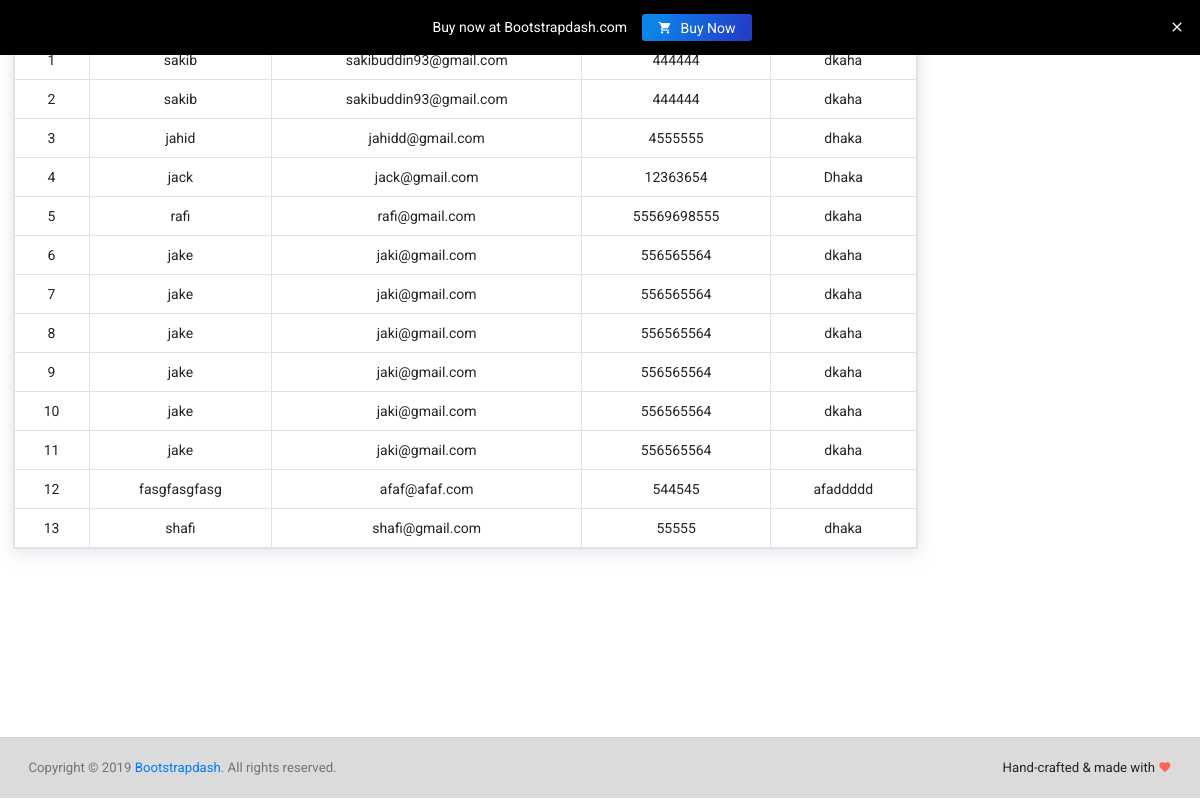
/demo_1/pages/tables/table.php, run on the app's committed database.
### tables this page shows
CREATE TABLE `users` (
  `id` int(11) NOT NULL,
  `name` varchar(200) NOT NULL,
  `email` varchar(200) NOT NULL,
  `password` varchar(50) NOT NULL,
  `city` varchar(50) NOT NULL
);

### demo_1/pages/tables/table.php (the view, shortened to what this page needs)
<!DOCTYPE html>
<html lang="en">
<head>
    <link rel="stylesheet" href="../../../assets/vendors/iconfonts/mdi/css/materialdesignicons.min.css">
    <link rel="stylesheet" href="../../../assets/vendors/iconfonts/ionicons/css/ionicons.css">
    <link rel="stylesheet" href="../../../assets/vendors/iconfonts/typicons/src/font/typicons.css">
    <link rel="stylesheet" href="../../../assets/vendors/iconfonts/flag-icon-css/css/flag-icon.min.css">
    <link rel="stylesheet" href="../../../assets/vendors/css/vendor.bundle.base.css">
    <link rel="stylesheet" href="../../../assets/vendors/css/vendor.bundle.addons.css">
    <link rel="stylesheet" href="../../../assets/css/shared/style.css">
    <link rel="stylesheet" href="../../../assets/css/demo_1/style.css">
</head>
<body>
    <div class="container-scroller">
        <div class="main-panel">
            <div class="col-lg-12 stretch-card text-center">
                <div class="card">
                    <table class="table table-bordered">
                        <thead>
                            <tr>
                                <th> # </th>
                                <th> name </th>
                                <th> email </th>
                                <th> password </th>
                                <th> city </th>
                            </tr>
                        </thead>
                        <tbody>
                            <?php
                            include '../config.php';
                                $sql="SELECT * FROM users";
                                $result=mysqli_query($conn,$sql);
                                $sl =0;
                                if(mysqli_num_rows($result)>0){
                                    while($row=mysqli_fetch_assoc($result)){
                                        $sl++;
                            ?>
                            <tr class="text-center ">
                                <td><?= $sl; ?></td>
                                <td><?= $row['name']; ?></td>
                                <td><?= $row['email']; ?></td>
                                <td><?= $row['password']; ?></td>
                                <td><?= $row['city']; ?></td>
                            </tr>
                            <?php } } ?>
                        </tbody>
                    </table>
                </div>
            </div>
        </div>
    </div>
    <footer class="footer">
        <div class="container-fluid clearfix">
            <span class="text-muted d-block text-center text-sm-left d-sm-inline-block">Copyright © 2019 <a href="http://www.bootstrapdash.com/" target="_blank">Bootstrapdash</a>. All rights reserved.</span>
            <span class="float-none float-sm-right d-block mt-1 mt-sm-0 text-center">Hand-crafted & made with <i class="mdi mdi-heart text-danger"></i>
            </span>
        </div>
    </footer>
</body>
</html>

### data on the page
users: name "sakib", email "sakibuddin93@gmail.com", password "444444", city "dkaha"
users: name "sakib", email "sakibuddin93@gmail.com", password "444444", city "dkaha"
users: name "jahid", email "jahidd@gmail.com", password "4555555", city "dhaka"
users: name "jack", email "jack@gmail.com", password "12363654", city "Dhaka"
users: name "rafi", email "rafi@gmail.com", password "55569698555", city "dkaha"
users: name "jake", email "jaki@gmail.com", password "556565564", city "dkaha"
users: name "jake", email "jaki@gmail.com", password "556565564", city "dkaha"
users: name "jake", email "jaki@gmail.com", password "556565564", city "dkaha"
users: name "jake", email "jaki@gmail.com", password "556565564", city "dkaha"
users: name "jake", email "jaki@gmail.com", password "556565564", city "dkaha"
users: name "jake", email "jaki@gmail.com", password "556565564", city "dkaha"
users: name "fasgfasgfasg", email "afaf@afaf.com", password "544545", city "afaddddd"
users: name "shafi", email "shafi@gmail.com", password "55555", city "dhaka"
